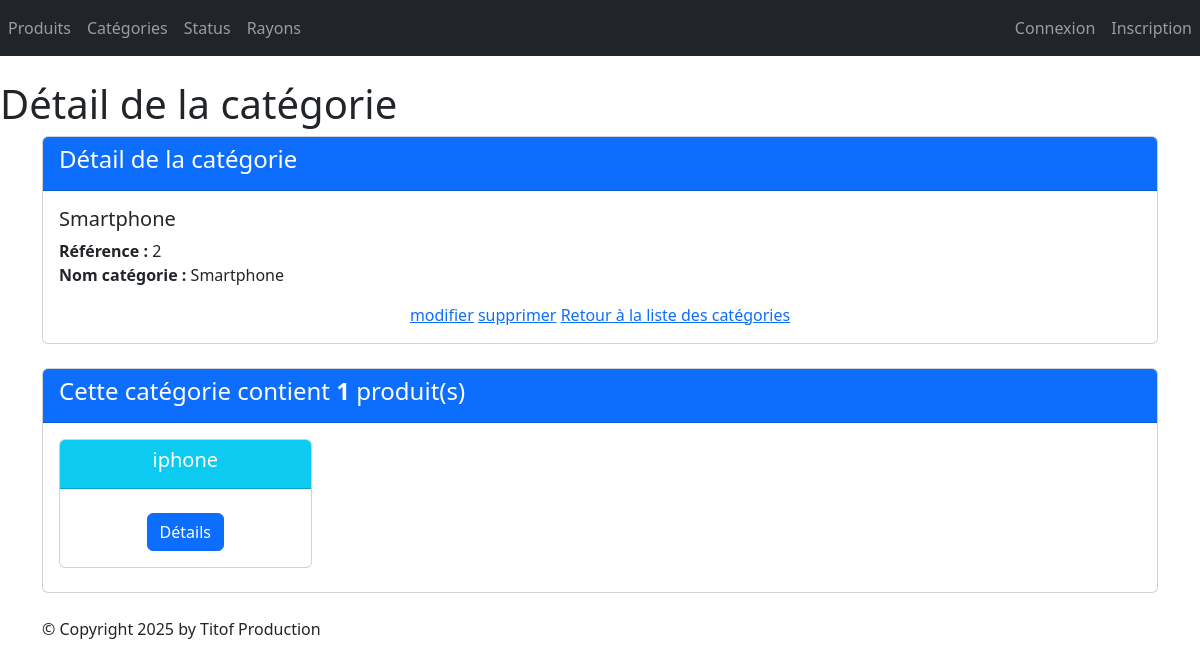
The app's page /monApp/categorie/2/, older data.
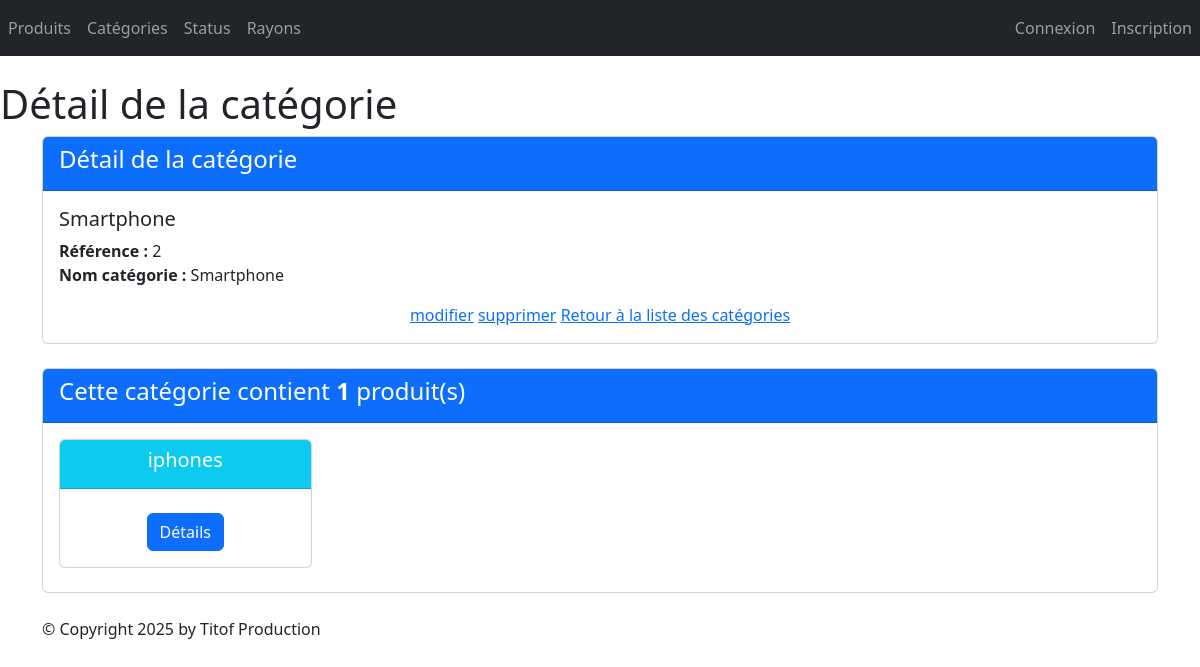
The same page, newer data.
### monApp/models.py (models this page shows, shortened)
class Produit(models.Model):
    refProd = models.AutoField(primary_key=True)
    intituleProd = models.CharField(max_length=200)
    prixUnitaireProd = models.DecimalField(max_digits=10, decimal_places=2)
    dateFabProd = models.DateField(default=date.today)
    categorie = models.ForeignKey(Categorie, on_delete=models.CASCADE, related_name="produits_categorie", null=True, blank=True)
    status = models.ForeignKey(Statut, on_delete=models.CASCADE, related_name="produits_status",null=True, blank=True)

### monApp/views.py (the view)
# urls.py: path("categorie/<pk>/" ,views.CategorieDetailView.as_view(), name="dtl_cats"),
class CategorieDetailView(DetailView):
    model = Categorie
    template_name = "monApp/detail_categorie.html"
    context_object_name = "categorie"
    def get_queryset(self):
        return Categorie.objects.annotate(nb_produits=Count('produits_categorie'))
    def get_context_data(self, **kwargs):
        context = super(CategorieDetailView, self).get_context_data(**kwargs)
        context['titremenu'] = "Détail de la catégorie"
        context['prdts'] = self.object.produits_categorie.all()
        return context

### monApp/templates/monApp/detail_categorie.html
{% extends 'monApp/base.html' %}
{% block menu %}
    <h1>{{titremenu}}</h1>
{% endblock %}
{% block contenu %}
<div class="card mb-4">
    <div class="card-header bg-primary text-white">
        <h4>Détail de la catégorie</h4>
    </div>
    <div class="card-body">
        <h5 class="card-title">{{ categorie.nomCat }}</h5>
        <ul class="list-unstyled">
            <li><strong>Référence :</strong> {{ categorie.idCat }}</li>
            <li><strong>Nom catégorie :</strong> {{ categorie.nomCat }}</li>
        </ul>
        <div class="car-footer text-center">
            <a href="{% url 'cats_chng' categorie.idCat %}">modifier</a>
            <a href="{% url 'cats_del' categorie.idCat %}">supprimer</a>
            <a href="{% url 'lst_cats' %}">Retour à la liste des catégories</a>
        </div>
    </div>
</div>
<div class="card mb-4">
    <div class="card-header bg-primary text-white">
        <h4>Cette catégorie contient <strong>{{ categorie.nb_produits }}</strong> produit(s)</h4>
    </div>
    <div class="card-body">
        <div class="row">
            {% if prdts %}
                {% for prdt in prdts %}
                    <div class="col-sm-3">
                        <div class="card mb-2 text-center">
                            <div class="card-header bg-info text-white">
                                <h5 class="card-title">{{ prdt.intituleProd }}</h5>
                            </div>
                            <div class="card-body">
                                <a href="{% url 'dtl_prdt' prdt.refProd %}" class="btn btn-primary mt-2">Détails</a>
                            </div>
                        </div>
                    </div>
                {% endfor %}
            {% else %}
                <p class="text-muted">Aucun produit trouvé pour cette catégorie.</p>
            {% endif %}
        </div>
    </div>
</div>
{% endblock %}

Row changes from the older to the newer data that the page shows:
changed Produit: intituleProd "iphone" → "iphones"
